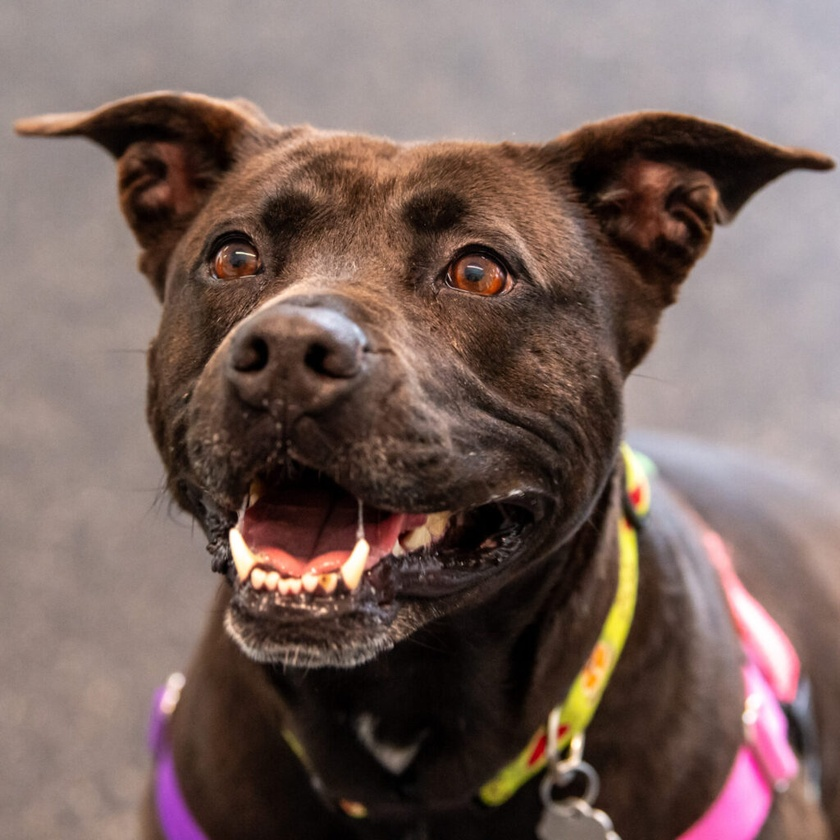
#> input picture assets/dog.jpg, 840 x 840 px, shrunk from 1024 x 1024 before the run
$ python cv2_demo.py
#> lines starting #> are read from the running program, lines starting #| are printed output that depends on the picture
import numpy as np
import cv2
import matplotlib.pyplot as plt

img = cv2.imread("../assets/dog.jpg")
#> img is the input picture: shape (840, 840, 3); mean B, G, R 93.7, 99.7, 120.1
img_array = cv2.cvtColor(img, cv2.COLOR_BGR2RGB)

print("Shape:", img_array.shape)
#| Shape: (840, 840, 3)

fig, axes = plt.subplots(1, 2, figsize=(12, 5))
axes[0].imshow(img_array)
axes[0].set_title("Original")
axes[0].axis("off")

img_transposed_array = cv2.transpose(img_array)
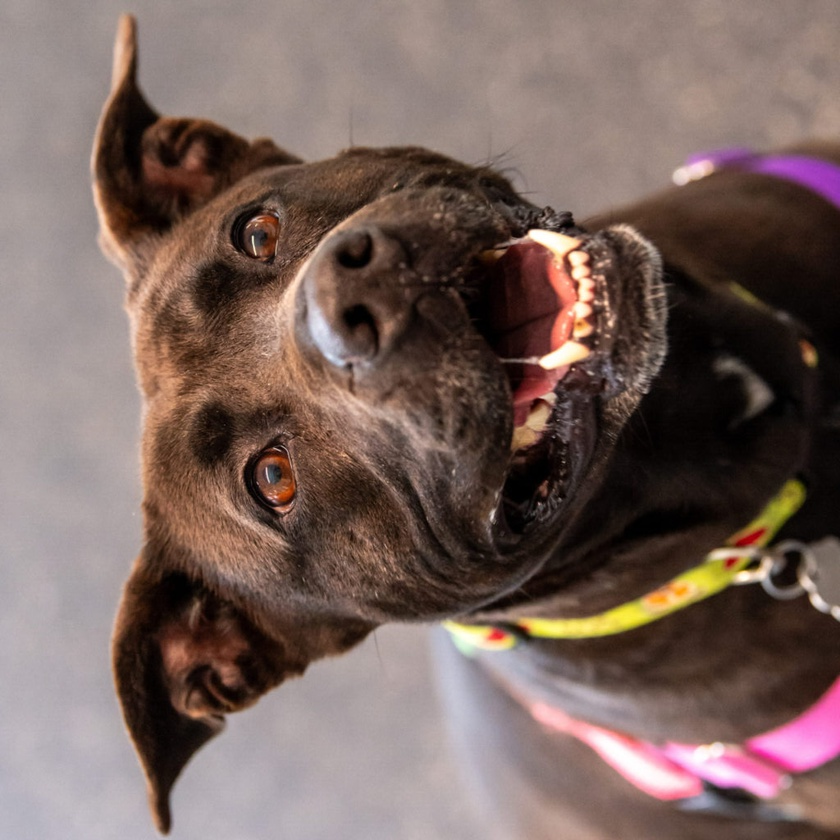
#> img_transposed_array: shape (840, 840, 3); mean R, G, B 120.1, 99.7, 93.7
axes[1].imshow(img_transposed_array)
axes[1].set_title("After cv2.transpose (algebraic)")
axes[1].axis("off")

plt.show()
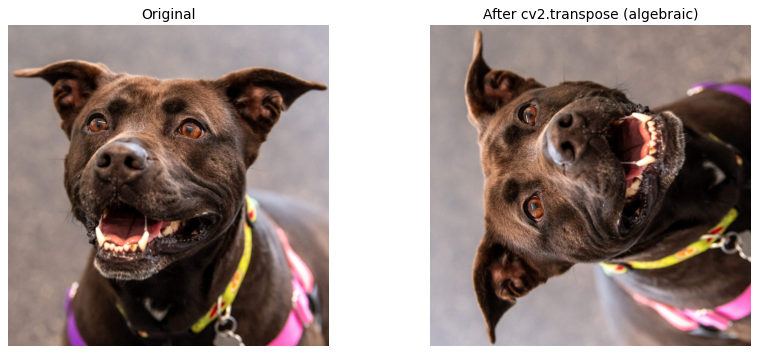
#> figure drawn by matplotlib, 2 panels

img_rotated = cv2.rotate(img_array, cv2.ROTATE_90_CLOCKWISE)
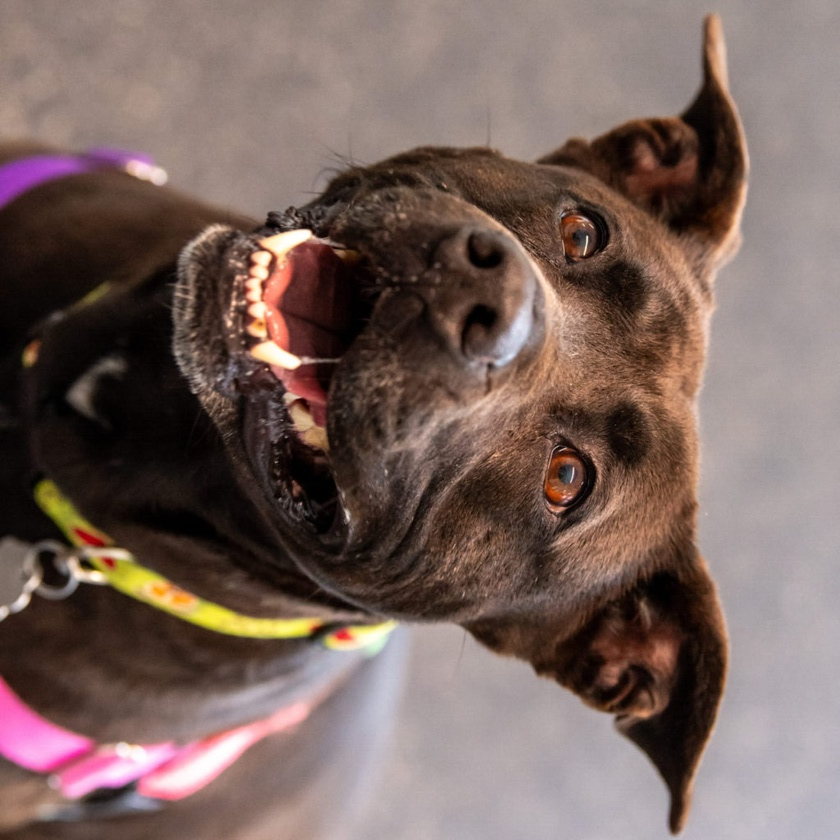
#> img_rotated: shape (840, 840, 3); mean R, G, B 120.1, 99.7, 93.7
fig2, ax2 = plt.subplots(figsize=(5, 6))
ax2.imshow(img_rotated)
ax2.set_title("90° rotation")
ax2.axis("off")
plt.show()
